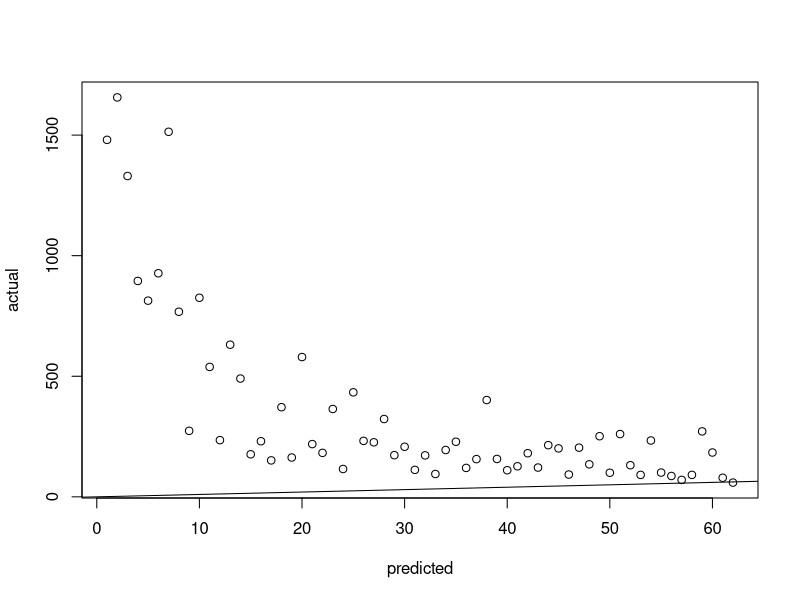
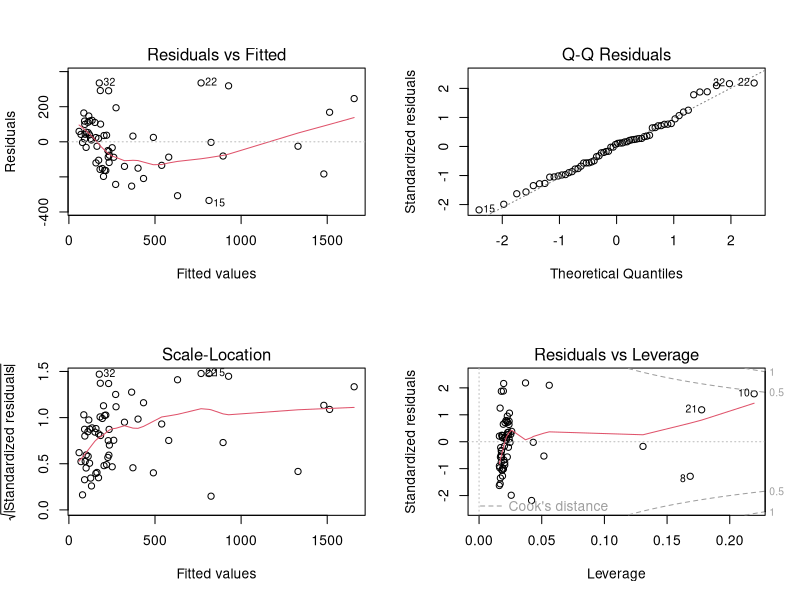

Recreate these plots in R, in order.
pointLaborData = read.csv("PointLaborData.csv")

#Remove Outliers
pointLaborData <- pointLaborData[-c(1,2,3,4,5,6,7,9,11,14,16,17,18,20,30,31,37,40),]

#Prepare Data
pointLaborData <- pointLaborData[which(pointLaborData$En_hours > 0),]
pointLaborData <- pointLaborData[which(pointLaborData$Pm_hours > 0),]
pointLaborData <- pointLaborData[which(pointLaborData$Sf_hours > 0),]
pointLaborData <- pointLaborData[which(pointLaborData$Gr_hours > 0),]
pointLaborData <- pointLaborData[which(pointLaborData$Cm_hours > 0),]
pointLaborData$Total_Points <- pointLaborData$IO_Points + pointLaborData$Comm_Points

#Create Models
engModel <- lm(En_hours ~ Total_Points, data = pointLaborData)

#Display Models
summary(engModel)
plot(predict(engModel), engModel$En_hours, xlab = "predicted", ylab = "actual")
abline(a = 0, b = 1)

par(mfrow = c(2, 2))
plot(engModel)



